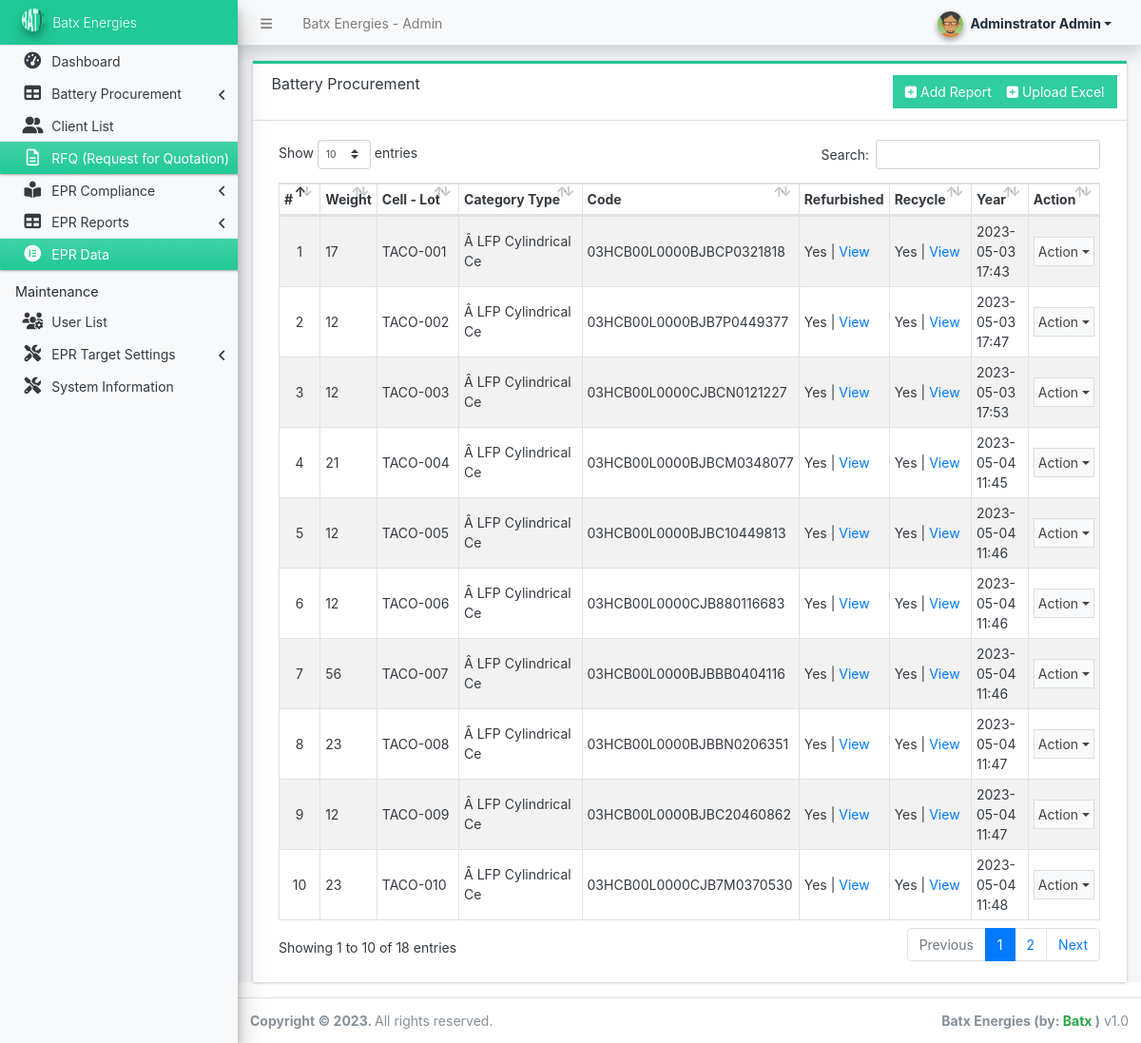
Page /admin/?page=products (signed in) on the committed database.
### tables this page shows
CREATE TABLE `product_list` (
  `id` bigint(30) NOT NULL,
  `code` varchar(50) NOT NULL,
  `cell_lot` text NOT NULL,
  `weight` text NOT NULL,
  `category` varchar(20) NOT NULL,
  `refurbished` varchar(20) NOT NULL,
  `recycle` varchar(20) NOT NULL,
  `status` tinyint(1) NOT NULL DEFAULT 1,
  `delete_flag` tinyint(1) NOT NULL,
  `created_at` datetime NOT NULL DEFAULT current_timestamp(),
  `updated_at` datetime DEFAULT NULL ON UPDATE current_timestamp()
);

### config.php (called while the page is built, shortened)
<?php
require_once('classes/DBConnection.php');
require_once('classes/SystemSettings.php');
function validate_image($file){
    global $_settings;
	if(!empty($file)){
        $ex = explode("?",$file);
        $file = $ex[0];
        $ts = isset($ex[1]) ? "?".$ex[1] : '';
		if(is_file(base_app.$file)){
			return base_url.$file.$ts;
		}else{
			return base_url.($_settings->info('logo'));
		}
	}else{
		return base_url.($_settings->info('logo'));
	}
}
function format_num($number = '' , $decimal = ''){
    if(is_numeric($number)){
        $ex = explode(".",$number);
        $decLen = isset($ex[1]) && abs($ex[1]) != 0 ? strlen($ex[1]) : 0;
        if(is_numeric($decimal)){
            return number_format($number,$decimal);
        }else{
            return number_format($number,$decLen);
        }
    }else{
        return "Invalid Input";
    }
}
function isMobileDevice(){
    $aMobileUA = array(
        '/iphone/i' => 'iPhone',
        '/ipod/i' => 'iPod',
        '/ipad/i' => 'iPad',
        '/android/i' => 'Android',
        '/blackberry/i' => 'BlackBerry',
        '/webos/i' => 'Mobile'
    );
    return false;
}
?>

### classes/DBConnection.php (called while the page is built, shortened)
<?php
class DBConnection{
    private $host = DB_SERVER;
    private $username = DB_USERNAME;
    private $password = DB_PASSWORD;
    private $database = DB_NAME;
    public $conn;
    public function __construct(){
        if (!isset($this->conn)) {
            $this->conn = new mysqli($this->host, $this->username, $this->password, $this->database);
        }
    }
}
?>

### classes/SystemSettings.php (called while the page is built, shortened)
<?php
class SystemSettings extends DBConnection{
	function userdata($field = ''){
		if(!empty($field)){
			if(isset($_SESSION['userdata'][$field]))
				return $_SESSION['userdata'][$field];
			else
				return null;
		}else{
			return false;
		}
	}
	function info($field=''){
		if(!empty($field)){
			if(isset($_SESSION['system_info'][$field]))
				return $_SESSION['system_info'][$field];
			else
				return false;
		}else{
			return false;
		}
	}
}
$_settings = new SystemSettings();
?>

### admin/products/index.php (the view, shortened to what this page needs)
<div class="card card-outline rounded-0 card-teal">
	<div class="card-header">
		<h3 class="card-title">Battery Procurement </h3>
		<div class="card-tools">
			<a href="javascript:void(0)" id="create_new1" class="btn btn-flat btn-primary"><span class="fas fa-plus-square"></span>  Upload Excel</a>
		</div>
		<div class="card-tools">
			<a href="javascript:void(0)" id="create_new" class="btn btn-flat btn-primary"><span class="fas fa-plus-square"></span>  Add Report</a>
		</div>
	</div>
	<div class="card-body">
        <div class="container-fluid">
			<table class="table table-hover table-striped table-bordered" id="list">
				<colgroup>
					<col width="5%">
					<col width="5%">
					<col width="10%">
					<col width="15%">
					<col width="10%">
					<col width="10%">
					<col width="10%">
				</colgroup>
				<thead>
					<tr>
						<th>#</th>
						<th>Weight</th>
						<th>Cell - Lot</th>
						<th>Category Type</th>
						<th>Code</th>
						<th>Refurbished </th>
						<th>Recycle </th>
						<th>Year </th>
						<th>Action</th>
					</tr>
				</thead>
				<tbody>
					<?php
					$i = 1;
						$qry = $conn->query("SELECT * from `product_list` where delete_flag = 0 order by `id` asc ");
						while($row = $qry->fetch_assoc()):
					?>
						<tr>
							<td class="text-center"><?php echo $i++; ?></td>
							<td class="text-left"><?= format_num($row['weight']) ?></td>
							<td class="text-left"><?= $row['cell_lot'] ?></td>
							<td class="text-left"><?= $row['category'] ?></td>
							<td class="text-left"><?= $row['code'] ?></td>
							<td class="text-left"><?= $row['refurbished'] ?> | <a class=" view-data" href="javascript:void(0)" data-id="<?php echo $row['id'] ?>"> View</a></td>
							<td class="text-left"><?= $row['recycle'] ?> | <a class=" view-data" href="javascript:void(0)" data-id="<?php echo $row['id'] ?>"> View</a></td>
							<td><?php echo date("Y-m-d H:i",strtotime($row['created_at'])) ?></td>
							<td align="center">
								 <button type="button" class="btn btn-flat p-1 btn-default btn-sm dropdown-toggle dropdown-icon" data-toggle="dropdown">
				                  		Action
				                  </button>
							</td>
						</tr>
					<?php endwhile; ?>
				</tbody>
			</table>
		</div>
	</div>
</div>

### admin/index.php (shortened to what this page needs)
<?php require_once('../config.php'); ?>
 <!DOCTYPE html>
<html lang="en" class="" style="height: auto;">
<?php require_once('inc/header.php') ?>
  <body class="sidebar-mini layout-fixed control-sidebar-slide-open layout-navbar-fixed sidebar-mini-md sidebar-mini-xs text-sm" data-new-gr-c-s-check-loaded="14.991.0" data-gr-ext-installed="" style="height: auto;">
    <div class="wrapper">
     <?php require_once('inc/topBarNav.php') ?>
     <?php require_once('inc/navigation.php') ?>
     <?php $page = isset($_GET['page']) ? $_GET['page'] : 'home';  ?>
      <div class="content-wrapper  pt-3" style="min-height: 567.854px;">
        <section class="content  text-dark">
          <div class="container-fluid">
            <?php
              if(!file_exists($page.".php") && !is_dir($page)){
                  include '404.html';
              }else{
                if(is_dir($page))
                  include $page.'/index.php';
                else
                  include $page.'.php';
              }
            ?>
          </div>
        </section>
      </div>
      <?php require_once('inc/footer.php') ?>
  </body>
</html>
<?php
$overall_content = ob_get_clean();
echo $overall_content;
?>

### admin/inc/header.php (shortened to what this page needs)
<head>
    <link rel="stylesheet" href="<?php echo base_url ?>plugins/fontawesome-free/css/all.min.css">
    <link rel="stylesheet" href="<?php echo base_url ?>plugins/tempusdominus-bootstrap-4/css/tempusdominus-bootstrap-4.min.css">
  <link rel="stylesheet" href="<?php echo base_url ?>plugins/datatables-bs4/css/dataTables.bootstrap4.min.css">
  <link rel="stylesheet" href="<?php echo base_url ?>plugins/datatables-responsive/css/responsive.bootstrap4.min.css">
  <link rel="stylesheet" href="<?php echo base_url ?>plugins/datatables-buttons/css/buttons.bootstrap4.min.css">
  <link rel="stylesheet" href="<?php echo base_url ?>plugins/select2/css/select2.min.css">
  <link rel="stylesheet" href="<?php echo base_url ?>plugins/select2-bootstrap4-theme/select2-bootstrap4.min.css">
    <link rel="stylesheet" href="<?php echo base_url ?>plugins/icheck-bootstrap/icheck-bootstrap.min.css">
    <link rel="stylesheet" href="<?php echo base_url ?>plugins/jqvmap/jqvmap.min.css">
    <link rel="stylesheet" href="<?php echo base_url ?>dist/css/adminlte.css">
    <link rel="stylesheet" href="<?php echo base_url ?>dist/css/custom.css">
    <link rel="stylesheet" href="<?php echo base_url ?>plugins/overlayScrollbars/css/OverlayScrollbars.min.css">
    <link rel="stylesheet" href="<?php echo base_url ?>plugins/daterangepicker/daterangepicker.css">
    <link rel="stylesheet" href="<?php echo base_url ?>plugins/summernote/summernote-bs4.min.css">
  <link rel="stylesheet" href="<?php echo base_url ?>plugins/sweetalert2-theme-bootstrap-4/bootstrap-4.min.css">
  </head>

### admin/inc/topBarNav.php (shortened to what this page needs)
<nav class="main-header navbar navbar-expand navbar-light shadow text-sm">
  <ul class="navbar-nav">
    <li class="nav-item">
    <a class="nav-link" data-widget="pushmenu" href="#" role="button"><i class="fas fa-bars"></i></a>
    </li>
    <li class="nav-item d-none d-sm-inline-block">
      <a href="<?php echo base_url ?>" class="nav-link"><?php echo (!isMobileDevice()) ? $_settings->info('name'):$_settings->info('short_name'); ?> - Admin</a>
    </li>
  </ul>
  <ul class="navbar-nav ml-auto">
    <li class="nav-item">
      <div class="btn-group nav-link">
            <button type="button" class="btn btn-rounded badge badge-light dropdown-toggle dropdown-icon" data-toggle="dropdown">
              <span><img src="<?php echo validate_image($_settings->userdata('avatar')) ?>" class="img-circle elevation-2 user-img" alt="User Image"></span>
              <span class="ml-3"><?php echo ucwords($_settings->userdata('firstname').' '.$_settings->userdata('lastname')) ?></span>
            </button>
        </div>
    </li>
  </ul>
</nav>

### admin/inc/navigation.php (shortened to what this page needs)
<aside class="main-sidebar sidebar-light-teal navbar-light elevation-4 sidebar-no-expand">
  <a href="<?php echo base_url ?>admin" class="brand-link bg-teal text-sm">
  <img src="<?php echo validate_image($_settings->info('logo'))?>" alt="Store Logo" class="brand-image img-circle elevation-3" style="opacity: .8;width: 1.5rem;height: 1.5rem;max-height: unset">
  <span class="brand-text font-weight-light"><?php echo $_settings->info('short_name') ?></span>
  </a>
  <div class="sidebar os-host os-theme-light os-host-overflow os-host-overflow-y os-host-resize-disabled os-host-transition os-host-scrollbar-horizontal-hidden">
    <div class="os-content-glue" style="margin: 0px -8px; width: 249px; height: 646px;"></div>
    <div class="os-padding">
      <div class="os-viewport os-viewport-native-scrollbars-invisible" style="overflow-y: scroll;">
        <div class="os-content" style="padding: 0px 8px; height: 100%; width: 100%;">
          <nav class="mt-1">
             <ul class="nav nav-pills nav-sidebar flex-column text-sm nav-compact nav-flat nav-child-indent nav-collapse-hide-child" data-widget="treeview" role="menu" data-accordion="false">
              <li class="nav-item dropdown">
                <a href="./" class="nav-link nav-home">
                  <i class="nav-icon fas fa-tachometer-alt"></i>
                  <p>
                    Dashboard
                  </p>
                </a>
              </li>
              <li class="nav-item">
                <a href="#" class="nav-link">
                  <i class="nav-icon fas fa-table"></i>
                  <p>
                  Battery Procurement
                    <i class="right fas fa-angle-left"></i>
                  </p>
                </a>
              </li>
              <li class="nav-item dropdown">
                <a href="./?page=clients" class="nav-link nav-clients">
                  <i class="nav-icon fas fa-user-friends"></i>
                  <p>
                    Client List
                  </p>
                </a>
              </li>
              <li class="nav-item dropdown">
                <a href="./?page=sales/rfq" class="nav-link nav-products">
                  <i class="nav-icon far fa-file-alt"></i>
                  <p>RFQ (Request for Quotation)
                  </p>
                </a>
              </li>
              <li class="nav-item">
                <a href="#" class="nav-link">
                  <i class="nav-icon fas fa-book-reader	"></i>
                  <p>
                    EPR Compliance
                    <i class="right fas fa-angle-left"></i>
                  </p>
                </a>
              </li>
              <li class="nav-item">
                <a href="#" class="nav-link">
                  <i class="nav-icon fas fa-table"></i>
                  <p>
                    EPR Reports
                    <i class="right fas fa-angle-left"></i>
                  </p>
                </a>
              </li>
              <?php if($_settings->userdata('type') == 1): ?>
                <li class="nav-item dropdown">
                <a href="./?page=epr/epr-data" class="nav-link nav-products">
                  <i class="nav-icon fab fa-elementor	"></i>
                  <p>
                    EPR Data
                  </p>
                </a>
              </li>
              <li class="nav-header">Maintenance</li>
              <li class="nav-item dropdown">
                <a href="<?php echo base_url ?>admin/?page=user/list" class="nav-link nav-user_list">
                  <i class="nav-icon fas fa-users-cog"></i>
                  <p>
                    User List
                  </p>
                </a>
              </li>
              <li class="nav-item">
                <a href="#" class="nav-link">
                <i class="nav-icon fas fa-tools"></i>
                  <p>
                    EPR Target Settings
                    <i class="right fas fa-angle-left"></i>
                  </p>
                </a>
              </li>
              <li class="nav-item dropdown">
                <a href="<?php echo base_url ?>admin/?page=system_info" class="nav-link nav-system_info">
                  <i class="nav-icon fas fa-tools"></i>
                  <p>
                    System Information
                  </p>
                </a>
              </li>
              <?php endif; ?>
            </ul>
          </nav>
        </div>
      </div>
    </div>
  </div>
</aside>

### admin/inc/footer.php (shortened to what this page needs)
<footer class="main-footer text-sm">
        <strong>Copyright © <?php echo date('Y') ?>.
        </strong>
        All rights reserved.
        <div class="float-right d-none d-sm-inline-block">
          <b><?php echo $_settings->info('short_name') ?> (by: <a href="mailto:info@batx.in" target="blank" class="text-success">Batx</a> )</b> v1.0
        </div>
      </footer>
    </div>

### admin/inc/topBarNav.php (style rules this page uses)
.user-img { position: absolute; height: 27px; width: 27px; object-fit: cover; left: -7%; top: -12%; }
.btn-rounded { border-radius: 50px; }

### admin/inc/navigation.php (style rules this page uses)
.sidebar a.nav-link.active { color:#fff !important }

### rows in the picture
product_list: weight "17", cell_lot "TACO-001", category "Â LFP Cylindrical Ce", code "03HCB00L0000BJBCP0321818", refurbished "Yes", recycle "Yes", created_at "2023-05-03 17:43"
product_list: weight "12", cell_lot "TACO-002", category "Â LFP Cylindrical Ce", code "03HCB00L0000BJB7P0449377", refurbished "Yes", recycle "Yes", created_at "2023-05-03 17:47"
product_list: weight "12", cell_lot "TACO-003", category "Â LFP Cylindrical Ce", code "03HCB00L0000CJBCN0121227", refurbished "Yes", recycle "Yes", created_at "2023-05-03 17:53"
product_list: weight "21", cell_lot "TACO-004", category "Â LFP Cylindrical Ce", code "03HCB00L0000BJBCM0348077", refurbished "Yes", recycle "Yes", created_at "2023-05-04 11:45"
product_list: weight "12", cell_lot "TACO-005", category "Â LFP Cylindrical Ce", code "03HCB00L0000BJBC10449813", refurbished "Yes", recycle "Yes", created_at "2023-05-04 11:46"
product_list: weight "12", cell_lot "TACO-006", category "Â LFP Cylindrical Ce", code "03HCB00L0000CJB880116683", refurbished "Yes", recycle "Yes", created_at "2023-05-04 11:46"
product_list: weight "56", cell_lot "TACO-007", category "Â LFP Cylindrical Ce", code "03HCB00L0000BJBBB0404116", refurbished "Yes", recycle "Yes", created_at "2023-05-04 11:46"
product_list: weight "23", cell_lot "TACO-008", category "Â LFP Cylindrical Ce", code "03HCB00L0000BJBBN0206351", refurbished "Yes", recycle "Yes", created_at "2023-05-04 11:47"
product_list: weight "12", cell_lot "TACO-009", category "Â LFP Cylindrical Ce", code "03HCB00L0000BJBC20460862", refurbished "Yes", recycle "Yes", created_at "2023-05-04 11:47"
product_list: weight "23", cell_lot "TACO-010", category "Â LFP Cylindrical Ce", code "03HCB00L0000CJB7M0370530", refurbished "Yes", recycle "Yes", created_at "2023-05-04 11:48"

### other values in the picture
$_settings->info('name') "Batx Energies"
$_settings->userdata('firstname').' '.$_settings->userdata('lastname') "Adminstrator Admin"
$_settings->info('short_name') "Batx Energies"
